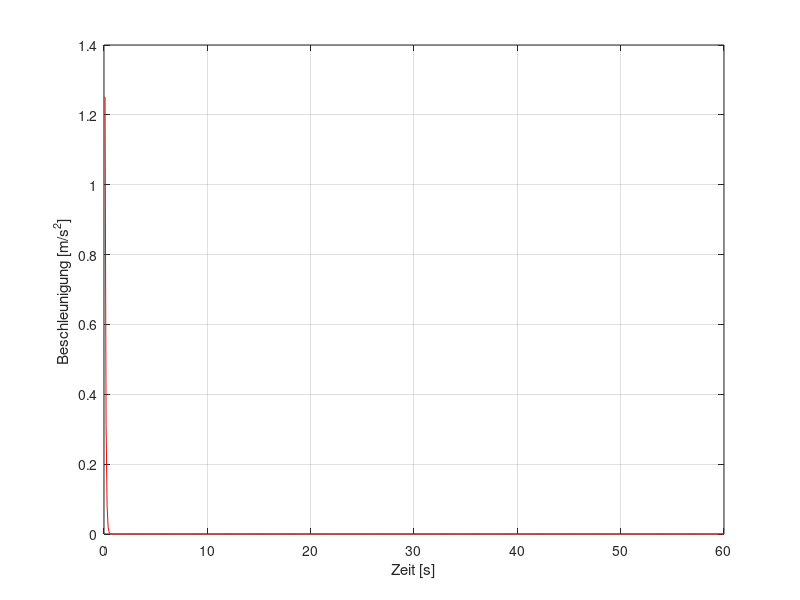
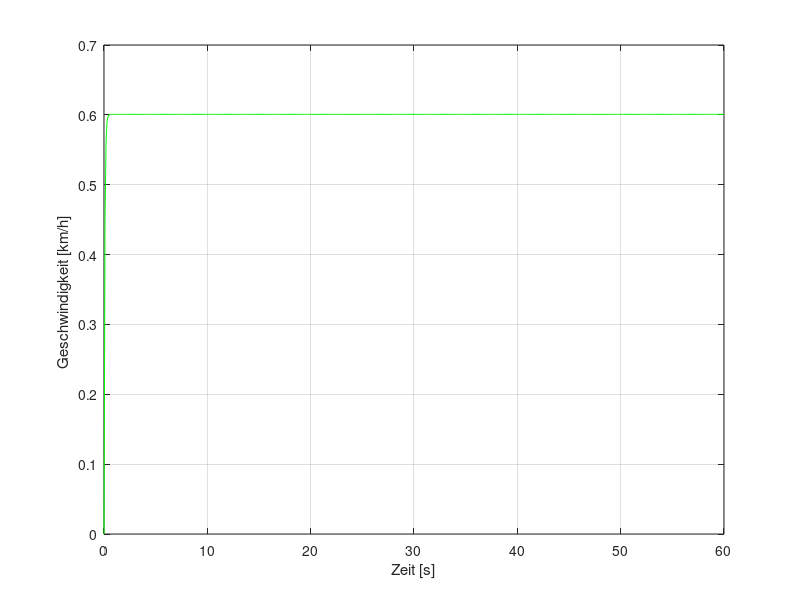
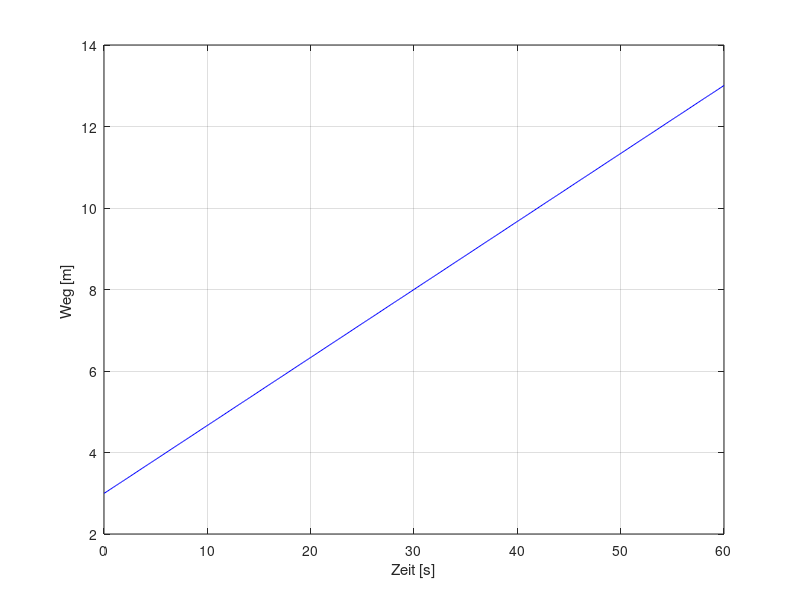

Here is the MATLAB script that generated these plots, in order:
%30..07.2024
%Übung Sim mit Auto

clear all;
tic;


delta_t = 0.1;   % [s] Schrittweite

sim_t = 60;      % [s] Sim Zeit

m = 1500;         % [kg] Masse

roh_L = 1.2;        % [kg/m^3] Luftdichte

A = 4;          % [m^2] Fläche

k_cw = 0.01;         %Gleitzahl

k_reib = 0.01;    %Reibungszahl

g = 9.81;         %[m/s^2] Erdbeschleungigung

t = [0:delta_t:sim_t];  % [s]

F = zeros(size(t)) + 2000;     % [N]

a = zeros(size(t)); % [m/s^2]

v = zeros(size(t)); % [m/s]

s = zeros(size(t)); % [m]

%--------Startbedingungen-------

s(1) = 3; % [m] Startposition
v(1) = 0; % [m/s] Startgeschwindigkeit

%--------Transiente Berechnung-------

for i_step = 2:length(t);

    if (v(i_step - 1) > 50/3.6 )
     F(i_step) = 0;
  end

  v(i_step) = (m/(roh_L*k_cw*A*delta_t)) * (1 - sqrt(1 + (2*k_reib*g*k_cw*A*delta_t^2)/m - ((2*F(i_step)*roh_L*k_cw*A*delta_t^2)/(m^2))- ((v(i_step-1)*roh_L*k_cw*A*delta_t)/(2*m))));

  a(i_step) = (v(i_step) - v(i_step - 1))/delta_t;

  s(i_step) = v(i_step) * delta_t + s(i_step - 1);

end % i_step


%-------Postprocessing-------

figure(1);
clf;

plot(t(2:end),a(2:end),'r');
hold on;
xlabel('Zeit [s]')
ylabel('Beschleunigung [m/s^2] ')
grid on;

figure(2);
clf;

plot(t,v*3.6,'g');
xlabel('Zeit [s]')
ylabel('Geschwindigkeit [km/h] ')
grid on;

figure(3);
clf;

plot(t,s,'b');
xlabel('Zeit [s]')
ylabel('Weg [m] ')
grid on;

toc


